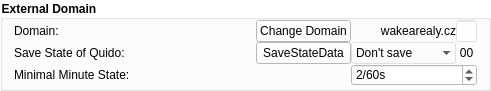
                       <widget class="QGroupBox" name="groupBox_3">
                        <property name="geometry">
                         <rect>
                          <x>0</x>
                          <y>380</y>
                          <width>491</width>
                          <height>91</height>
                         </rect>
                        </property>
                        <property name="font">
                         <font>
                          <weight>75</weight>
                          <bold>true</bold>
                         </font>
                        </property>
                        <property name="styleSheet">
                         <string notr="true">background-color: rgba(255, 255, 255, 100);
border-color: rgb(255, 255, 255);</string>
                        </property>
                        <property name="title">
                         <string>External Domain</string>
                        </property>
                        <property name="alignment">
                         <set>Qt::AlignLeading|Qt::AlignLeft|Qt::AlignVCenter</set>
                        </property>
                        <property name="flat">
                         <bool>true</bool>
                        </property>
                        <property name="checkable">
                         <bool>false</bool>
                        </property>
                        <layout class="QGridLayout" name="gridLayout_15">
                         <property name="topMargin">
                          <number>0</number>
                         </property>
                         <property name="bottomMargin">
                          <number>0</number>
                         </property>
                         <property name="spacing">
                          <number>0</number>
                         </property>
                         <item row="3" column="0">
                          <spacer name="verticalSpacer_9">
                           <property name="orientation">
                            <enum>Qt::Vertical</enum>
                           </property>
                           <property name="sizeHint" stdset="0">
                            <size>
                             <width>20</width>
                             <height>40</height>
                            </size>
                           </property>
                          </spacer>
                         </item>
                         <item row="0" column="1">
                          <spacer name="horizontalSpacer_3">
                           <property name="orientation">
                            <enum>Qt::Horizontal</enum>
                           </property>
                           <property name="sizeHint" stdset="0">
                            <size>
                             <width>40</width>
                             <height>20</height>
                            </size>
                           </property>
                          </spacer>
                         </item>
                         <item row="0" column="3">
                          <layout class="QHBoxLayout" name="horizontalLayout_2">
                           <item>
                            <widget class="QLabel" name="l_localPath">
                             <property name="sizePolicy">
                              <sizepolicy hsizetype="Expanding" vsizetype="Preferred">
                               <horstretch>0</horstretch>
                               <verstretch>0</verstretch>
                              </sizepolicy>
                             </property>
                             <property name="toolTip">
                              <string>&lt;html&gt;&lt;head/&gt;&lt;body&gt;&lt;p&gt;This variable controls the address and port of the domain where MasterAPP will send data of the state of the cables.&lt;/p&gt;&lt;/body&gt;&lt;/html&gt;</string>
                             </property>
                             <property name="styleSheet">
                              <string notr="true">background-color:transparent</string>
                             </property>
                             <property name="text">
                              <string>wakearealy.cz</string>
                             </property>
                             <property name="alignment">
                              <set>Qt::AlignRight|Qt::AlignTrailing|Qt::AlignVCenter</set>
                             </property>
                            </widget>
                           </item>
                           <item>
                            <widget class="QLineEdit" name="le_areal">
                             <property name="maximumSize">
                              <size>
                               <width>21</width>
                               <height>16777215</height>
                              </size>
                             </property>
                             <property name="text">
                              <string/>
                             </property>
                             <property name="maxLength">
                              <number>2</number>
                             </property>
                             <property name="frame">
                              <bool>true</bool>
                             </property>
                             <property name="alignment">
                              <set>Qt::AlignJustify|Qt::AlignVCenter</set>
                             </property>
                             <property name="placeholderText">
                              <string/>
                             </property>
                            </widget>
                           </item>
                          </layout>
                         </item>
                         <item row="1" column="0">
                          <widget class="QLabel" name="label_17">
                           <property name="toolTip">
                            <string>&lt;html&gt;&lt;head/&gt;&lt;body&gt;&lt;p&gt;This variable controls whether and how new data will be sent to the selected domain. &lt;/p&gt;&lt;p&gt;This is performed automatically by Update function.&lt;/p&gt;&lt;/body&gt;&lt;/html&gt;</string>
                           </property>
                           <property name="styleSheet">
                            <string notr="true">background-color:transparent</string>
                           </property>
                           <property name="text">
                            <string>Save State of Quido:</string>
                           </property>
                          </widget>
                         </item>
                         <item row="0" column="2">
                          <widget class="QPushButton" name="pb_changeDomain">
                           <property name="styleSheet">
                            <string notr="true">background-color: rgb(255, 255, 255);</string>
                           </property>
                           <property name="text">
                            <string>Change Domain</string>
                           </property>
                          </widget>
                         </item>
                         <item row="0" column="0">
                          <widget class="QLabel" name="label_18">
                           <property name="toolTip">
                            <string>&lt;html&gt;&lt;head/&gt;&lt;body&gt;&lt;p&gt;This variable controls the address and port of the domain where MasterAPP will send data of the state of the cables.&lt;/p&gt;&lt;/body&gt;&lt;/html&gt;</string>
                           </property>
                           <property name="styleSheet">
                            <string notr="true">background-color:transparent</string>
                           </property>
                           <property name="text">
                            <string>Domain:</string>
                           </property>
                          </widget>
                         </item>
                         <item row="2" column="0">
                          <widget class="QLabel" name="label_21">
                           <property name="toolTip">
                            <string>&lt;html&gt;&lt;head/&gt;&lt;body&gt;&lt;p&gt;&lt;br/&gt;&lt;/p&gt;&lt;/body&gt;&lt;/html&gt;</string>
                           </property>
                           <property name="styleSheet">
                            <string notr="true">background-color:transparent</string>
                           </property>
                           <property name="text">
                            <string>Minimal Minute State:</string>
                           </property>
                          </widget>
                         </item>
                         <item row="1" column="3">
                          <layout class="QHBoxLayout" name="horizontalLayout_6">
                           <property name="spacing">
                            <number>0</number>
                           </property>
                           <item>
                            <widget class="QComboBox" name="cb_SaveStyle">
                             <property name="sizePolicy">
                              <sizepolicy hsizetype="Expanding" vsizetype="Expanding">
                               <horstretch>0</horstretch>
                               <verstretch>0</verstretch>
                              </sizepolicy>
                             </property>
                             <property name="toolTip">
                              <string>&lt;html&gt;&lt;head/&gt;&lt;body&gt;&lt;p&gt;Don't save - Will never save new data from quido&lt;/p&gt;&lt;p&gt;Only save - Will only save data from quido&lt;/p&gt;&lt;p&gt;Save and send one - Will save data from quido and send new to selected domain&lt;/p&gt;&lt;p&gt;Save and send all - Will save data from quido and send all to selected domain (in case data is not synchronized)&lt;/p&gt;&lt;/body&gt;&lt;/html&gt;</string>
                             </property>
                             <property name="styleSheet">
                              <string notr="true">QComboBox QAbstractItemView {
background:white
}</string>
                             </property>
                             <property name="currentText">
                              <string>Don't save</string>
                             </property>
                             <property name="maxVisibleItems">
                              <number>4</number>
                             </property>
                             <property name="maxCount">
                              <number>4</number>
                             </property>
                             <property name="insertPolicy">
                              <enum>QComboBox::NoInsert</enum>
                             </property>
                             <property name="sizeAdjustPolicy">
                              <enum>QComboBox::AdjustToMinimumContentsLength</enum>
                             </property>
                             <property name="iconSize">
                              <size>
                               <width>4</width>
                               <height>4</height>
                              </size>
                             </property>
                             <property name="frame">
                              <bool>false</bool>
                             </property>
                             <item>
                              <property name="text">
                               <string>Don't save</string>
                              </property>
                             </item>
                             <item>
                              <property name="text">
                               <string>Only save</string>
                              </property>
                             </item>
                             <item>
                              <property name="text">
                               <string>Send one</string>
                              </property>
                             </item>
                             <item>
                              <property name="text">
                               <string>Send all</string>
                              </property>
                             </item>
                            </widget>
                           </item>
                           <item>
                            <widget class="QLabel" name="ss_label_1">
                             <property name="sizePolicy">
                              <sizepolicy hsizetype="Preferred" vsizetype="Preferred">
                               <horstretch>0</horstretch>
                               <verstretch>0</verstretch>
                              </sizepolicy>
                             </property>
                             <property name="minimumSize">
                              <size>
                               <width>21</width>
                               <height>0</height>
                              </size>
                             </property>
                             <property name="toolTip">
                              <string>&lt;html&gt;&lt;head/&gt;&lt;body&gt;&lt;p&gt;This variable shows in how long does MasterAPP executes SaveStateData&lt;/p&gt;&lt;/body&gt;&lt;/html&gt;</string>
                             </property>
                             <property name="styleSheet">
                              <string notr="true">background-color:transparent</string>
                             </property>
                             <property name="text">
                              <string>00</string>
                             </property>
                             <property name="alignment">
                              <set>Qt::AlignCenter</set>
                             </property>
                            </widget>
                           </item>
                          </layout>
                         </item>
                         <item row="1" column="2">
                          <widget class="QPushButton" name="pb_SaveStateData">
                           <property name="toolTip">
                            <string>&lt;html&gt;&lt;head/&gt;&lt;body&gt;&lt;p&gt;This button manually triggers save function.&lt;/p&gt;&lt;/body&gt;&lt;/html&gt;</string>
                           </property>
                           <property name="styleSheet">
                            <string notr="true">background-color: rgb(255, 255, 255);</string>
                           </property>
                           <property name="text">
                            <string>SaveStateData</string>
                           </property>
                          </widget>
                         </item>
                         <item row="2" column="3">
                          <widget class="QSpinBox" name="pb_MMState">
                           <property name="toolTip">
                            <string>&lt;html&gt;&lt;head/&gt;&lt;body&gt;&lt;p&gt;This variable affects how MasterAPP evaluates whether Cable was running in a minute. (True)&lt;/p&gt;&lt;p&gt;1/60s - MasterAPP will evaluate True if it was ON a single second&lt;/p&gt;&lt;p&gt;60/60s - MasterAPP will only evaluate True if it was ON the whole minute&lt;/p&gt;&lt;/body&gt;&lt;/html&gt;</string>
                           </property>
                           <property name="styleSheet">
                            <string notr="true">background-color:white</string>
                           </property>
                           <property name="alignment">
                            <set>Qt::AlignLeading|Qt::AlignLeft|Qt::AlignVCenter</set>
                           </property>
                           <property name="suffix">
                            <string>/60s</string>
                           </property>
                           <property name="prefix">
                            <string/>
                           </property>
                           <property name="minimum">
                            <number>1</number>
                           </property>
                           <property name="maximum">
                            <number>60</number>
                           </property>
                           <property name="value">
                            <number>2</number>
                           </property>
                          </widget>
                         </item>
                        </layout>
                       </widget>
